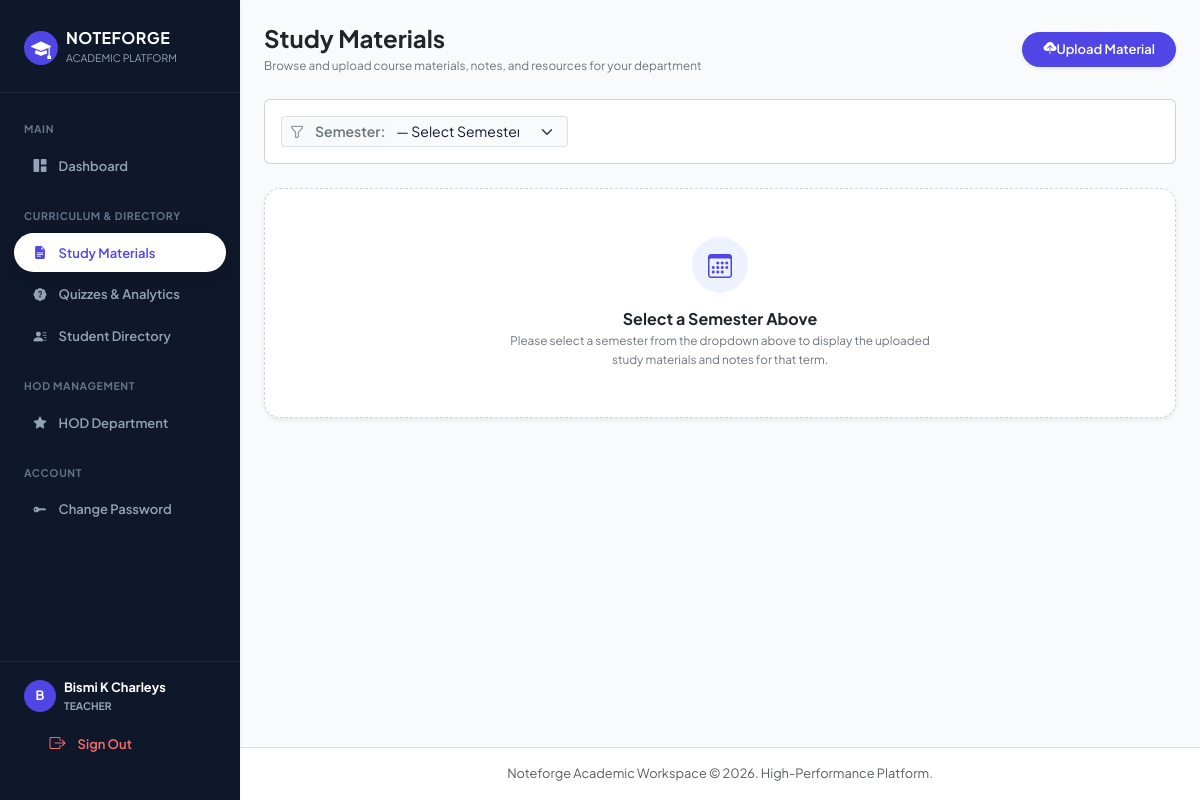
Page /teacher/materials/ (signed in) on the committed database.
### accounts/models.py (models this page shows, shortened)
class User(AbstractUser):
    ROLE_CHOICES = [
        ('admin',   'Admin'),
        ('teacher', 'Teacher'),
        ('student', 'Student'),
    ]
    DESIGNATION_CHOICES = [
        ('assistant_professor',  'Assistant Professor'),
        ('associate_professor',  'Associate Professor'),
    ]
    role        = models.CharField(max_length=10, choices=ROLE_CHOICES, default='student')
    department  = models.ForeignKey(
        Department, null=True, blank=True,
        on_delete=models.SET_NULL, related_name='users'
    )
    semester    = models.ForeignKey(
        Semester, null=True, blank=True,
        on_delete=models.SET_NULL, related_name='students'
    )
    semester_number = models.PositiveIntegerField(null=True, blank=True)
    batch       = models.ForeignKey(
        Batch, null=True, blank=True,
        on_delete=models.SET_NULL, related_name='students'
    )
    employee_id   = models.CharField(max_length=30, blank=True)
    phone         = models.CharField(max_length=15, blank=True)
    is_first_login = models.BooleanField(default=True)
    designation       = models.CharField(max_length=30, choices=DESIGNATION_CHOICES, blank=True)
    is_hod            = models.BooleanField(default=False)
    date_of_birth     = models.DateField(null=True, blank=True)
    assigned_subjects = models.ManyToManyField(Subject, blank=True, related_name='teachers')

### teacher_panel/views.py (the view)
    def wrapper(request, *args, **kwargs):
        if not request.user.is_authenticated:
            return redirect('login')
        if request.user.role != 'teacher':
            messages.error(request, 'Access denied. Teacher portal only.')
            return redirect('login')
        if request.user.is_first_login and view_func.__name__ != 'change_password':
            messages.warning(request, 'Please change your temporary password before proceeding.')
            return redirect('teacher_change_password')
        return view_func(request, *args, **kwargs)

### templates/teacher_panel/material_list.html (shortened to what this page needs)
{% extends 'base.html' %}
{% block content %}
<div class="d-flex align-items-center justify-content-between flex-wrap gap-3 mb-4">
  <div>
    <h4 class="fw-bold text-dark mb-1">Study Materials</h4>
    <p class="text-secondary small mb-0">Browse and upload course materials, notes, and resources for your department</p>
  </div>
  <a href="{% url 'teacher_material_add' %}" class="btn btn-primary rounded-pill px-3.5 py-1.5 fw-semibold d-inline-flex align-items-center gap-1.5 shadow-sm" style="font-size: 13px;">
    <i class="bi bi-cloud-upload-fill"></i>
    <span>Upload Material</span>
  </a>
</div>
<div class="card bg-white p-3 mb-4">
  <form method="get" id="matFilterForm" class="row g-2 align-items-center">
    <div class="col-md-5 col-lg-4">
      <div class="input-group input-group-sm">
        <label class="input-group-text bg-light text-secondary border-end-0"><i class="bi bi-funnel"></i></label>
        <span class="input-group-text bg-light text-secondary border-start-0 border-end-0 small fw-semibold px-1">Semester:</span>
        <select name="sem" onchange="this.form.submit()" class="form-select form-select-sm border-start-0">
          <option value="">— Select Semester —</option>
        </select>
      </div>
    </div>
  </form>
</div>
{% if selected_sem %}
<div class="card bg-white shadow-sm border-0 rounded-3 overflow-hidden" style="border: 1px solid #eef2f6 !important;">
  <div class="card-header bg-white py-3 px-3.5 border-bottom d-flex align-items-center justify-content-between">
    <div class="d-flex align-items-center gap-2">
      <h6 class="fw-bold text-dark mb-0" style="font-size: 14px;">
        <i class="bi bi-folder2-open text-primary me-1"></i>Materials for Semester {{ selected_sem.number }}
        {% if selected_sub %}&bull; <span class="text-primary font-monospace">{{ selected_sub.subject_code }}</span>{% endif %}
      </h6>
      <span class="badge bg-light text-dark border">{{ materials.count }} resource{{ materials.count|pluralize }}</span>
    </div>
  </div>
  <div class="table-responsive">
    <table class="table table-hover align-middle mb-0">
      <thead class="bg-light bg-opacity-50">
        <tr>
          <th class="ps-4 text-muted small fw-semibold">TITLE</th>
          <th class="text-muted small fw-semibold">SUBJECT</th>
          <th class="text-muted small fw-semibold">DATE</th>
          <th class="text-muted small fw-semibold">RESOURCE</th>
          <th class="text-center text-muted small fw-semibold">QUIZ</th>
          <th class="pe-4 text-end text-muted small fw-semibold">ACTIONS</th>
        </tr>
      </thead>
      <tbody>
        {% for m in materials %}
        <tr>
          <td class="ps-4" style="max-width: 280px;">
            <strong class="text-dark d-block" style="font-size: 13.5px;">{{ m.title }}</strong>
            {% if m.description %}
              <p class="text-muted small mb-0 text-truncate" style="font-size: 11.5px; max-width: 260px;">{{ m.description }}</p>
            {% endif %}
          </td>
          <td>
            <span class="badge bg-primary-subtle text-primary border border-primary-subtle px-2.5 py-1 font-monospace" style="font-size: 12px; font-weight: 600;">
              {{ m.subject.subject_code }}
            </span>
          </td>
          <td class="text-muted" style="font-size: 12px; white-space: nowrap;">
            {{ m.created_at|date:"d M Y" }}
          </td>
          <td>
            <div class="d-inline-flex gap-1.5 flex-wrap">
              {% if m.file %}
                <a href="{{ m.file.url }}" target="_blank" class="btn btn-xs btn-light border rounded-pill px-2.5 py-1 text-danger fw-semibold d-inline-flex align-items-center gap-1" style="font-size: 11.5px;">
                  <i class="bi bi-file-earmark-pdf-fill"></i>
                  <span>View File</span>
                </a>
              {% endif %}
              {% if m.external_link %}
                <a href="{{ m.external_link }}" target="_blank" class="btn btn-xs btn-light border rounded-pill px-2.5 py-1 text-dark fw-semibold d-inline-flex align-items-center gap-1" style="font-size: 11.5px;">
                  <i class="bi bi-link-45deg text-info"></i>
                  <span>Drive Link</span>
                </a>
              {% endif %}
              {% if not m.file and not m.external_link %}
                <span class="text-muted small">—</span>
              {% endif %}
            </div>
          </td>
          <td class="text-center">
            <a href="{% url 'teacher_ai_quiz_generate' m.pk %}" class="btn btn-sm btn-primary rounded-pill px-3 py-1 fw-semibold d-inline-flex align-items-center gap-1.5 shadow-xs" style="font-size: 11.5px;">
              <i class="bi bi-stars"></i>
              <span>Generate Quiz</span>
            </a>
          </td>
          <td class="pe-4 text-end">
            {% if m.uploaded_by == user %}
            <div class="d-inline-flex gap-1.5 flex-wrap justify-content-end align-items-center">
              <a href="{% url 'teacher_material_edit' m.pk %}" class="btn btn-sm btn-outline-secondary rounded-pill px-2.5 py-1 fw-semibold d-inline-flex align-items-center gap-1" style="font-size: 11.5px;" title="Edit Material">
                <i class="bi bi-pencil"></i>
                <span>Edit</span>
              </a>
              <a href="{% url 'teacher_material_delete' m.pk %}" class="btn btn-sm btn-outline-danger rounded-pill px-2.5 py-1 fw-semibold d-inline-flex align-items-center gap-1" style="font-size: 11.5px;" title="Delete Material">
                <i class="bi bi-trash"></i>
                <span>Delete</span>
              </a>
            </div>
            {% else %}
              <span class="text-muted small">—</span>
            {% endif %}
          </td>
        </tr>
        {% empty %}
        <tr>
          <td colspan="6" class="text-center text-muted py-5 small">
            <i class="bi bi-folder2-open fs-2 d-block mb-2 opacity-50 text-secondary"></i>
            No study materials uploaded yet for Semester {{ selected_sem.number }}{% if selected_sub %} ({{ selected_sub.subject_code }}){% endif %}. <br>
            <a href="{% url 'teacher_material_add' %}?sem={{ selected_sem.pk }}{% if selected_sub %}&sub={{ selected_sub.pk }}{% endif %}" class="fw-semibold text-primary mt-1 d-inline-block">Upload your first material →</a>
          </td>
        </tr>
        {% endfor %}
      </tbody>
    </table>
  </div>
</div>
{% else %}
<div class="card p-5 text-center text-muted border-0 shadow-sm rounded-4" style="background: #ffffff; border: 1.5px dashed #cbd5e1 !important;">
  <div class="rounded-circle mx-auto d-flex align-items-center justify-content-center mb-3" style="width: 56px; height: 56px; background: #eef2ff; color: var(--nf-indigo);">
    <i class="bi bi-calendar3 fs-4"></i>
  </div>
  <h6 class="fw-bold text-dark mb-1">Select a Semester Above</h6>
  <p class="text-secondary small mb-0" style="max-width: 440px; margin: 0 auto;">
    Please select a semester from the dropdown above to display the uploaded study materials and notes for that term.
  </p>
</div>
{% endif %}
{% endblock %}

### templates/base.html (shortened to what this page needs)
<!DOCTYPE html>
<html lang="en">
<head>
<link href="https://cdn.jsdelivr.net/npm/bootstrap@5.3.3/dist/css/bootstrap.min.css" rel="stylesheet">
<link rel="stylesheet" href="https://cdn.jsdelivr.net/npm/bootstrap-icons@1.11.3/font/bootstrap-icons.min.css">
</head>
<body>
<div class="d-flex">
  {% if user.is_authenticated %}
  <aside class="nf-sidebar shadow-sm" id="sidebarMenu">
    <div class="nf-sidebar-brand d-flex align-items-center justify-content-between">
      <div class="d-flex align-items-center gap-2">
        <div class="bg-primary text-white rounded-circle d-flex align-items-center justify-content-center fw-bold" style="width: 34px; height: 34px; background-color: var(--nf-indigo) !important;">
          <i class="bi bi-mortarboard-fill fs-5"></i>
        </div>
        <div>
          <div class="h6 fw-bold text-white mb-0" style="letter-spacing: 0.03em;">NOTEFORGE</div>
          <small class="text-slate-400" style="font-size: 0.65rem; color: #94a3b8;">ACADEMIC PLATFORM</small>
        </div>
      </div>
    </div>
    <nav class="py-2">
      {% if user.role == 'admin' %}
        <div class="nf-nav-header">Main Dashboard</div>
        <a href="{% url 'admin_dashboard' %}" class="nf-nav-link {% if request.resolver_match.url_name == 'admin_dashboard' %}active{% endif %}">
          <i class="bi bi-grid-1x2-fill"></i> Overview
        </a>
        <div class="nf-nav-header">Academic Roadmap</div>
        <a href="{% url 'department_list' %}" class="nf-nav-link {% if 'department' in request.resolver_match.url_name %}active{% endif %}">
          <i class="bi bi-building-fill"></i> Departments
        </a>
        <a href="{% url 'semester_list' %}" class="nf-nav-link {% if 'semester' in request.resolver_match.url_name %}active{% endif %}">
          <i class="bi bi-calendar3"></i> Semesters
        </a>
        <a href="{% url 'subject_list' %}" class="nf-nav-link {% if 'subject' in request.resolver_match.url_name %}active{% endif %}">
          <i class="bi bi-journal-bookmark-fill"></i> Subjects
        </a>
        <div class="nf-nav-header">Users & Security</div>
        <a href="{% url 'teacher_list' %}" class="nf-nav-link {% if 'teacher' in request.resolver_match.url_name %}active{% endif %}">
          <i class="bi bi-person-badge-fill"></i> Faculty Teachers
        </a>
        <a href="{% url 'student_list' %}" class="nf-nav-link {% if 'batch' in request.resolver_match.url_name or 'student' in request.resolver_match.url_name %}active{% endif %}">
          <i class="bi bi-people-fill"></i> Students & Batches
        </a>
        <div class="nf-nav-header">System</div>
        <a href="{% url 'audit_log' %}" class="nf-nav-link {% if 'audit' in request.resolver_match.url_name %}active{% endif %}">
          <i class="bi bi-activity"></i> Audit Log
        </a>
      {% elif user.role == 'teacher' %}
        <div class="nf-nav-header">Main</div>
        <a href="{% url 'teacher_dashboard' %}" class="nf-nav-link {% if request.resolver_match.url_name == 'teacher_dashboard' %}active{% endif %}">
          <i class="bi bi-grid-1x2-fill"></i> Dashboard
        </a>
        <div class="nf-nav-header">Curriculum & Directory</div>
        <a href="{% url 'teacher_material_list' %}" class="nf-nav-link {% if 'material' in request.resolver_match.url_name %}active{% endif %}">
          <i class="bi bi-file-earmark-text-fill"></i> Study Materials
        </a>
        <a href="{% url 'teacher_quiz_list' %}" class="nf-nav-link {% if 'quiz' in request.resolver_match.url_name %}active{% endif %}">
          <i class="bi bi-patch-question-fill"></i> Quizzes & Analytics
        </a>
        <a href="{% url 'teacher_student_directory' %}" class="nf-nav-link {% if 'student' in request.resolver_match.url_name %}active{% endif %}">
          <i class="bi bi-person-lines-fill"></i> Student Directory
        </a>
        {% if user.is_hod %}
        <div class="nf-nav-header">HOD Management</div>
        <a href="{% url 'teacher_hod_overview' %}" class="nf-nav-link {% if 'hod' in request.resolver_match.url_name %}active{% endif %}">
          <i class="bi bi-star-fill"></i> HOD Department
        </a>
        {% endif %}
        <div class="nf-nav-header">Account</div>
        <a href="{% url 'teacher_change_password' %}" class="nf-nav-link {% if 'password' in request.resolver_match.url_name %}active{% endif %}">
          <i class="bi bi-key-fill"></i> Change Password
        </a>
      {% endif %}
    </nav>
    <div class="mt-auto p-3 border-top border-slate-700" style="border-top: 1px solid #1e293b !important;">
      <div class="d-flex align-items-center gap-2 mb-2 px-2">
        <div class="btn-circle text-white fw-bold" style="width: 32px; height: 32px; font-size: 0.8rem; background-color: var(--nf-indigo) !important;">
          {{ user.username|slice:":1"|upper }}
        </div>
        <div class="overflow-hidden">
          <div class="fw-bold text-white text-truncate" style="font-size: 0.8rem;">{{ user.get_full_name|default:user.username }}</div>
          <span class="text-slate-400 d-block text-uppercase" style="font-size: 0.65rem; font-weight: 700; color: #94a3b8;">{{ user.role }}</span>
        </div>
      </div>
      <a href="{% url 'logout' %}" class="nf-nav-link text-danger w-100" style="color: #f87171 !important;">
        <i class="bi bi-box-arrow-right fs-6"></i> <span>Sign Out</span>
      </a>
    </div>
  </aside>
  {% endif %}
  <div class="nf-main-content flex-grow-1">
    <main class="p-3 p-md-4 flex-grow-1">
      {% block content %}{% endblock %}
    </main>
    <footer class="mt-auto py-3 px-4 bg-white border-top text-center text-muted" style="font-size: 0.8rem;">
      Noteforge Academic Workspace &copy; 2026. High-Performance Platform.
    </footer>
  </div>
</div>
</body>
</html>

### rows in the picture
User: username "B", get_full_name "Bismi K Charleys", role "TEACHER"
